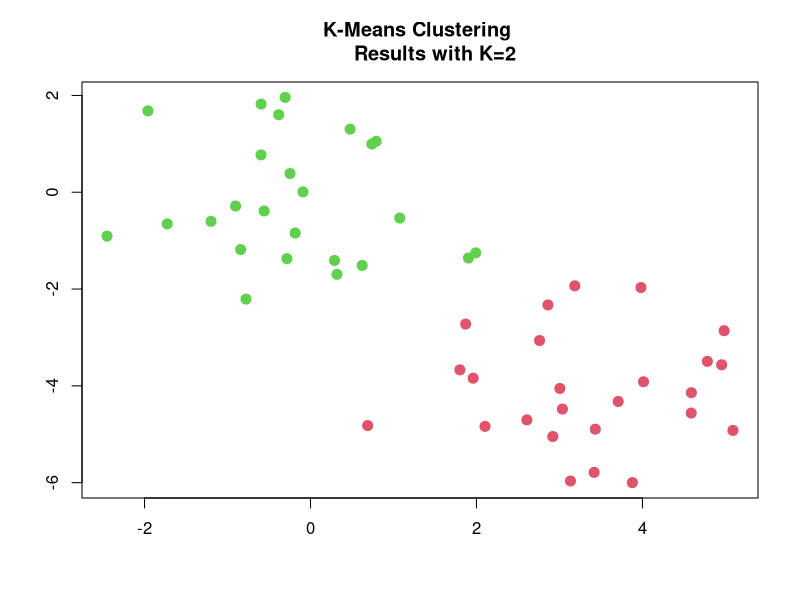

Reproduce this figure in R.
# K-means Clustering

# Create two clusters of datapoints
set.seed(2)
x=matrix(rnorm(50*2), ncol=2)
x[1:25,1]=x[1:25,1]+3
x[1:25,2]=x[1:25,2]-4

# K-means with K=2
km.out=kmeans(x,2,nstart=20)

# The cluster assignments
km.out$cluster
#  [1] 1 2 1 2 1 1 1 2 1 2 1 2 1 2 1 2 1 1 1 1 1 2 1 1 1 3 3 3 3 3 3 3 3 3 3 3 3 3
# [39] 3 3 3 3 3 2 3 2 3 3 3 3

# Plot 
plot(x, col=(km.out$cluster+1), main="K-Means Clustering 
     Results with K=2", xlab="", ylab="", pch=20, cex=2)

# K-means with k=3
set.seed(4)
km.out=kmeans(x,3,nstart=20)
km.out
# K-means clustering with 3 clusters of sizes 17, 10, 23
# 
# Cluster means:
#         [,1]        [,2]
# 1  3.7789567 -4.56200798
# 2  2.3001545 -2.69622023
# 3 -0.3820397 -0.08740753
# 
# Clustering vector:
#  [1] 1 2 1 2 1 1 1 2 1 2 1 2 1 2 1 2 1 1 1 1 1 2 1 1 1 3 3 3 3 3 3 3 3 3 3 3 3 3
# [39] 3 3 3 3 3 2 3 2 3 3 3 3
# 
# Within cluster sum of squares by cluster:
# [1] 25.74089 19.56137 52.67700
#  (between_SS / total_SS =  79.3 %)
# 
# Available components:
# 
# [1] "cluster"      "centers"      "totss"        "withinss"     "tot.withinss"
# [6] "betweenss"    "size"         "iter"         "ifault"      

# Setting nstart at 20 results in a minimized withinSS
# Local optima are reduced when a large nstart is used
set.seed(3)
km.out=kmeans(x,3,nstart=1)
km.out$tot.withinss
# [1] 97.97927
km.out=kmeans(x,3,nstart=20)
km.out$tot.withinss
# [1] 97.97927
